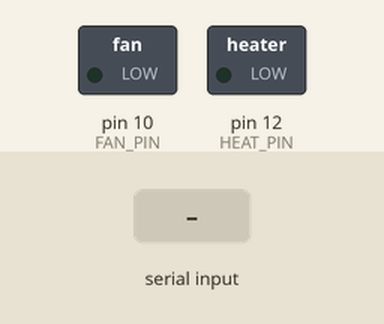
Bench run of a sketch on a simulated Arduino Uno, built with avr-gcc and run on an emulated ATmega328P. Parts: switched loads named in the sketch (green lamp = pin HIGH). The test bench sets the inputs (shaded band).

Above: at 1.2 s.
1.3 s: "30,150\n" received over Serial
At 2.5 s:
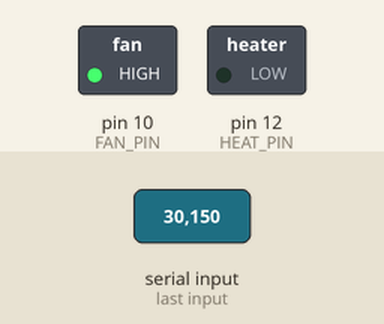
2.8 s: "10\n" received over Serial
At 3.9 s:
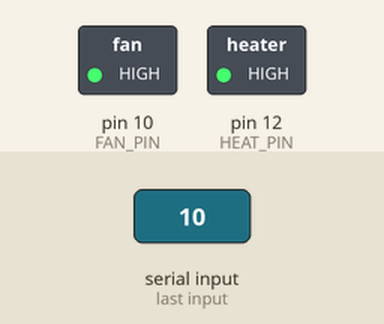
4.3 s: "40\n" received over Serial
At 5.0 s:
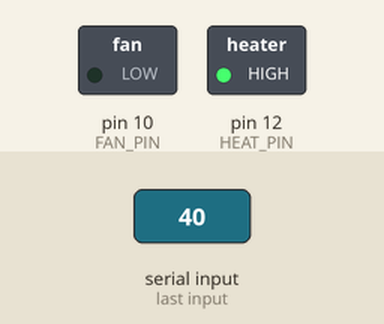
5.8 s: "20\n" received over Serial
At 6.2 s:
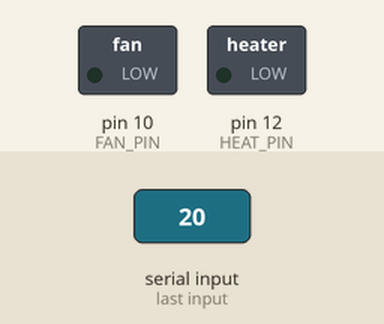
7.3 s: "30\n" received over Serial
At 8.5 s:
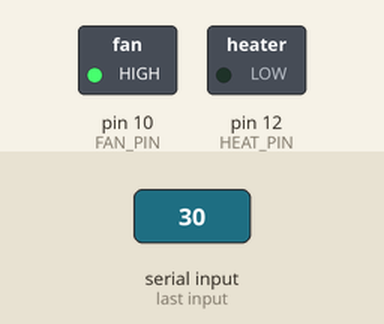
Timing chart, 0 to 9.8 s (numbered marks = the images above; inputs shaded):
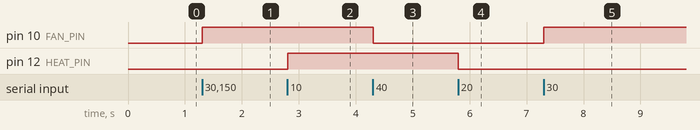

The sketch:

ArduinoCode.ino
```cpp
#define HEAT_PIN 12
#define FAN_PIN 10
byte lastButtonState = LOW;
byte currentButtonState = LOW;
unsigned long lastButtonDebounceTime = 0;
unsigned long buttonDebounceDelay = 20;
int serialcode = 0;

void powerOffAll()
{
    digitalWrite(HEAT_PIN, LOW);
    digitalWrite(FAN_PIN, LOW);
}
void setup()
{
  Serial.begin(9600);
  pinMode(HEAT_PIN, OUTPUT);
  pinMode(FAN_PIN, OUTPUT);
  powerOffAll();
}
void loop()
{
  if(Serial.available() > 0) {
    serialcode = Serial.parseInt();
  }
  if (serialcode == 10) {
      digitalWrite(HEAT_PIN, HIGH);
    }
  if (serialcode == 20) {
      digitalWrite(HEAT_PIN, LOW);
    }
  if (serialcode == 30) {
      digitalWrite(FAN_PIN, HIGH);
    }
  if (serialcode == 40) {
      digitalWrite(FAN_PIN, LOW);
    }
}
```

Measured:
- after the input at 1.3 s, pin 10 (FAN_PIN): LOW → HIGH at once
- after the input at 2.8 s, pin 12 (HEAT_PIN): LOW → HIGH at once
- after the input at 4.3 s, pin 10 (FAN_PIN): HIGH → LOW at once
- after the input at 5.8 s, pin 12 (HEAT_PIN): HIGH → LOW at once
- after the input at 7.3 s, pin 10 (FAN_PIN): LOW → HIGH at once
